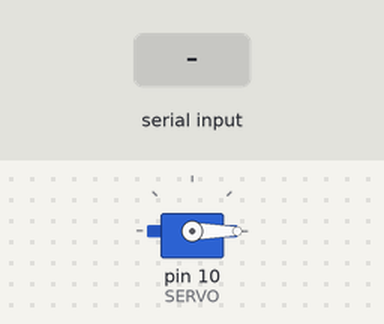
Bench run of a sketch on a simulated Arduino Uno, built with avr-gcc and run on an emulated ATmega328P. Shown: servo. The test bench sets the inputs (shaded band).

Above: at 2.2 s.
2.3 s: "1" received over Serial
At 2.9 s:
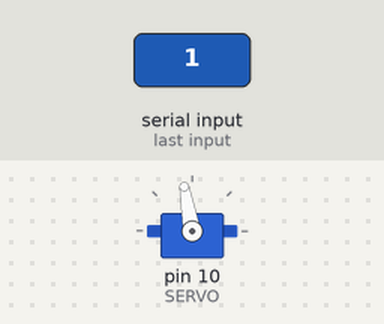
3.8 s: "0" received over Serial
At 5.2 s:
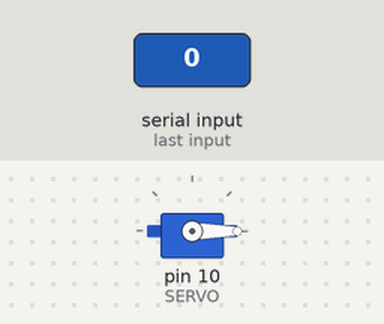
Timing chart, 0 to 6.8 s (numbered marks = the images above; inputs shaded):
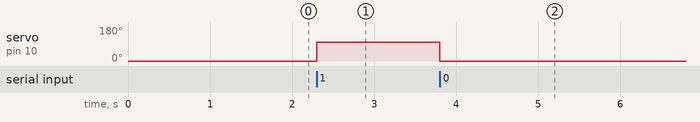

The sketch:

mini_project_Servo2.ino
```cpp
#include <Servo.h>

const int SERVO = 10;
Servo servo;

void setup() {
  Serial.begin(9600);
  servo.attach(SERVO);
  servo.write(0);
  delay(1000);
}

void loop() {
  if(Serial.available()){
    char userInput = Serial.read();

    switch(userInput){
      case '0':
          servo.write(-10);
          delay(1000);
          break;
      case '1':
          servo.write(100);
          delay(1000);
          break;
      default:
          break;
      }
    }

}
```

Measured:
- after the input at 2.3 s, servo on pin 10 (SERVO): 0° → 100° at once
- after the input at 3.8 s, servo on pin 10 (SERVO): 100° → 0° at once
